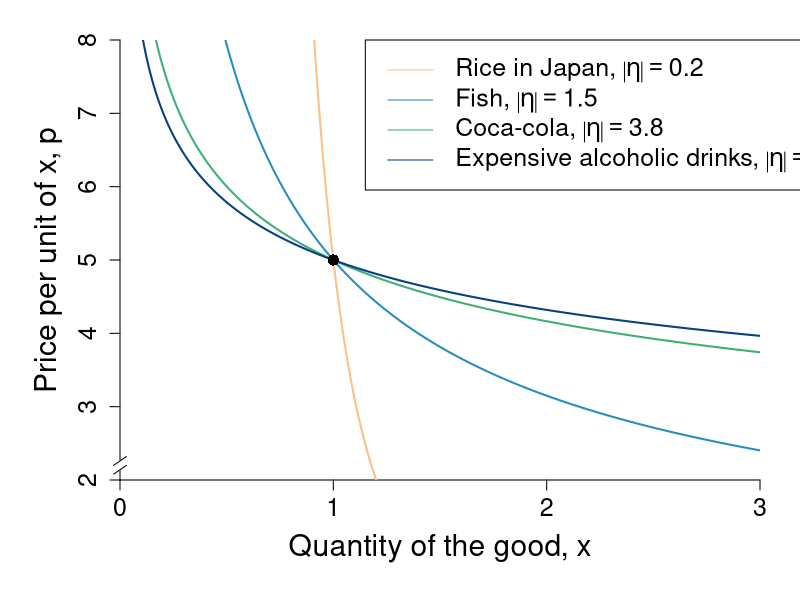

Recreate this plot in R.
require(shape)
require(plotrix)
require(ggplot2)
pdf(file = "indmarketdemand/elasticity_fig.pdf", width = 9, height = 7)
#jpeg(file = "indmarketdemand/elasticity_fig.jpg", width = 640, height = 480, units = "px",)

#Set parameters for graphics
pointsize <- 1.8
axislabelsize <- 1.8
labelsize <- 1.5
namesize <- 1.8
annotatesize <- 1.5
graphlinewidth <- 2
segmentlinewidth <- 1.5

COL <- c("#7fc97f", "#beaed4", "#fdc086", "#ffff99", "#386cb0", "#f0027f", "#bf5b17", "#666666")
COLA <- c("#99d8c9","#66c2a4","#41ae76", "#238b45", "#005824")
COLB <- c("#4eb3d3", "#2b8cbe", "#0868ac","#084081")

par(mar =  c(6, 6, 2, 2))
xlims <- c(0, 3)
ylims <- c(2, 8)
xlims2 <- c(10, 0)
ylims2 <- c(15, 0)

elasticity1 <- function(x, A = 5, b = 1) {
  A*x^(1/b)
}

plot(0, 0, xlim = xlims, ylim = ylims, type = "n",
     xlab = "Quantity of the good, x",
     ylab = "Price per unit of x, p", 
     xaxt = "n", 
     yaxt = "n", 
     cex.lab = axislabelsize, 
     bty = "n",
     xaxs="i", 
     yaxs="i")

ticksy <- seq(from = 0, to = 15, by = 1)
ylabels <- seq(from = 0, to = 15, by = 1)
ticksx <- seq(from = 0, to = 10, by = 1)
xlabels <- seq(from = 0, to = 10, by = 1)
axis(1, at = ticksx, pos = 2, labels = xlabels, cex.axis = labelsize)
axis(2, at = ticksy, pos = 0, labels = ylabels, las = 0, cex.axis = labelsize)

axis.break(axis = 2, breakpos = 2.2, pos = 0,
           bgcol = "white", breakcol = "black",
           style = "slash", brw = 0.02)

npts <- 500 
npts2 <- 501

#Specify the sequences of points for graphing. 
xx1 <- seq(xlims[1], xlims[2], length.out = npts)
yy1 <- elasticity1(xx1, A = 5, b = -0.2)
xx2 <- seq(xlims[1], xlims[2], length.out = npts)
yy2 <- elasticity1(xx2, A = 5, b = -1.5)
xx3 <- seq(xlims[1], xlims[2], length.out = npts)
yy3 <- elasticity1(xx3, A = 5, b = -3.79)
xx4 <- seq(xlims[1], xlims[2], length.out = npts)
yy4 <- elasticity1(xx4, A = 5, b = -4.74)

lines(xx1,yy1, col = COL[3], lwd = graphlinewidth)
lines(xx2,yy2, col = COLB[2], lwd = graphlinewidth)
lines(xx3,yy3, col = COLA[3], lwd = graphlinewidth)
lines(xx4,yy4, col = COLB[4], lwd = graphlinewidth)

points(1, 5, pch = 16, col = "black", cex = 1.5)

legend(1.15, 8, 
       legend=c(expression(paste("Rice in Japan, ", abs(eta) == 0.2)), expression(paste("Fish, ", abs(eta) == 1.5)),expression(paste("Coca-cola, ", abs(eta) == 3.8)), expression(paste("Expensive alcoholic drinks, ", abs(eta) == 4.7))),
       col=c(COL[3], COLB[2],COLA[3],COLB[4]), 
       lty=1, cex=labelsize, xpd =TRUE)


dev.off()
